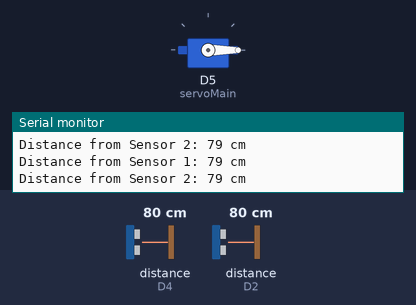
Simulated run of this sketch. Board: ESP8266 (NodeMCU). Shown: servo, the last lines printed to the serial monitor. Wiring (inferred from the names in the program): 2 × ultrasonic range finder: trigger D3, echo D4 / trigger D1, echo D2. Inputs (shaded band) come from the test bench; at power-on: distance to the obstacle (sensors on D2, D4) 80 cm. The echo pulse lasts 58.3 µs per cm.

Above: at 2.3 s.
2.4 s: distance to the obstacle (sensor on D2) set to 34 cm
7.5 s: distance to the obstacle (sensor on D2) set to 28 cm
At 8.2 s:
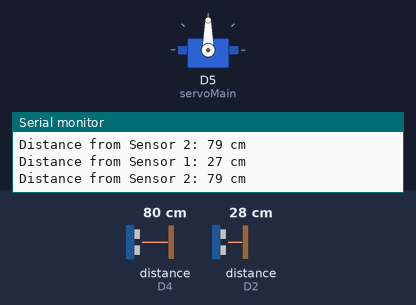
13.5 s: distance to the obstacle (sensor on D2) set to 35 cm
At 13.9 s:
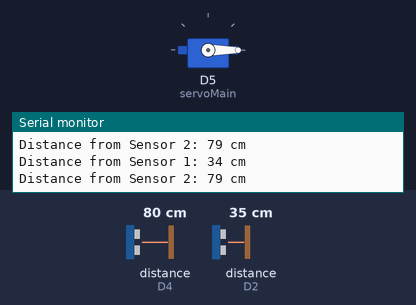
15.6 s: distance to the obstacle (sensor on D2) set to 2 cm
At 18.0 s:
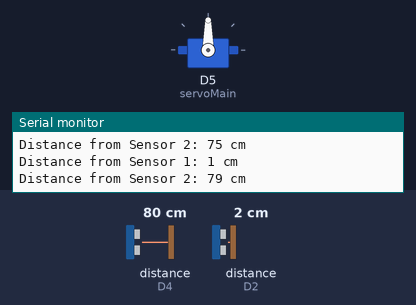
Timing chart, 0 to 19.5 s (numbered marks = the images above; inputs shaded):
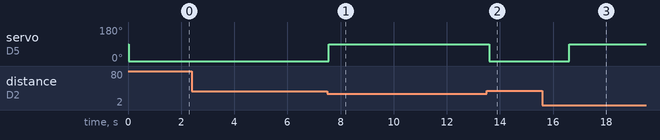

Measured:
- the behaviour switches between 31 and 30 cm on distance to the obstacle (sensor on D2) (found by bisection; images 0 and 1)
- after the input at 7.5 s, servo on D5 (servoMain): 0° → 90° after 0.06 s
- after the input at 13.5 s, servo on D5 (servoMain): 90° → 0° after 0.10 s
- after the input at 15.6 s, servo on D5 (servoMain): 0° → 90° after 1.0 s

The sketch:

send8266_to_EdgeNode.ino
```cpp
#include <ESP8266WiFi.h>
#include <espnow.h>
#include <Servo.h>

Servo servoMain; // Define our Servo
const int trigPin1 = D1; // Define the trigger pin for the first ultrasonic sensor
const int echoPin1 = D2; // Define the echo pin for the first ultrasonic sensor
const int trigPin2 = D3; // Define the trigger pin for the second ultrasonic sensor
const int echoPin2 = D4; // Define the echo pin for the second ultrasonic sensor
int distance1; // Variable to store distance measured by the first ultrasonic sensor
int distance2; // Variable to store distance measured by the second ultrasonic sensor


// REPLACE WITH RECEIVER MAC Address
uint8_t broadcastAddress[] = {0xD8, 0xBC, 0x38, 0xE4, 0x1D, 0x8C};

// Structure example to send data
// Must match the receiver structure
typedef struct struct_message {
  char a[32];
  int b;
  float c;
  String d;
  //bool e;
} struct_message;

// Create a struct_message called myData
struct_message myData;

unsigned long lastTime = 0;
unsigned long timerDelay = 2000;  // send readings timer

// Callback when data is sent
void OnDataSent(uint8_t *mac_addr, uint8_t sendStatus) {
  Serial.print("Last Packet Send Status: ");
  if (sendStatus == 0){
    Serial.println("Delivery success");
  }
  else{
    Serial.println("Delivery fail");
  }
}

void setup() {
  // Init Serial Monitor
  Serial.begin(115200);
  // Set device as a Wi-Fi Station
  WiFi.mode(WIFI_STA);
  // Init ESP-NOW
  if (esp_now_init() != 0) {
    Serial.println("Error initializing ESP-NOW");
    return;
  }
  // Once ESPNow is successfully Init, we will register for Send CB to
  // get the status of Trasnmitted packet
  esp_now_set_self_role(ESP_NOW_ROLE_CONTROLLER);
  esp_now_register_send_cb(OnDataSent);
  // Register peer
  esp_now_add_peer(broadcastAddress, ESP_NOW_ROLE_SLAVE, 1, NULL, 0);

  servoMain.attach(D5); // Attach servo to pin D5 on ESP8266
  pinMode(trigPin1, OUTPUT);
  pinMode(echoPin1, INPUT);

  pinMode(trigPin2, OUTPUT);
  pinMode(echoPin2, INPUT);

  // Initialize serial communication
  delay(10);

}

void loop() {
  measureDistance(trigPin1, echoPin1, distance1); // Measure distance with the first ultrasonic sensor
  measureDistance(trigPin2, echoPin2, distance2); // Measure distance with the second ultrasonic sensor
  // Print the distances to the serial monitor
  printDistance("Sensor 1", distance1);
  printDistance("Sensor 2", distance2);
  // Example servo control based on distance from Sensor 1
  controlServo(distance1);


  if ((millis() - lastTime) > timerDelay) {
    // Set values to send
    strcpy(myData.a, "Waste level in Dustbin is");
    myData.b = distance2;
    myData.c = 9.0;
    //myData.d = "Hello";
    //myData.e = false;

    // Send message via ESP-NOW
    esp_now_send(broadcastAddress, (uint8_t *) &myData, sizeof(myData));

    lastTime = millis();
  }
}

void measureDistance(int trigPin, int echoPin, int &distance)
{
  digitalWrite(trigPin, LOW);
  delayMicroseconds(2);
  digitalWrite(trigPin, HIGH);
  delayMicroseconds(10);
  digitalWrite(trigPin, LOW);

  float duration = pulseIn(echoPin, HIGH);
  float cm = (duration / 58.82);
  distance = cm;
}

void printDistance(const char *sensorName, int distance)
{
  Serial.print("Distance from ");
  Serial.print(sensorName);
  Serial.print(": ");
  Serial.print(distance);
  Serial.println(" cm");
}

void controlServo(int distance)
{
  if (distance < 30)
  {
    servoMain.write(90); // Turn Servo to 90 degrees
    delay(1500);
  }
  else
  {
    servoMain.write(0); // Turn Servo to 0 degrees
    delay(1500);
  }
}
```
